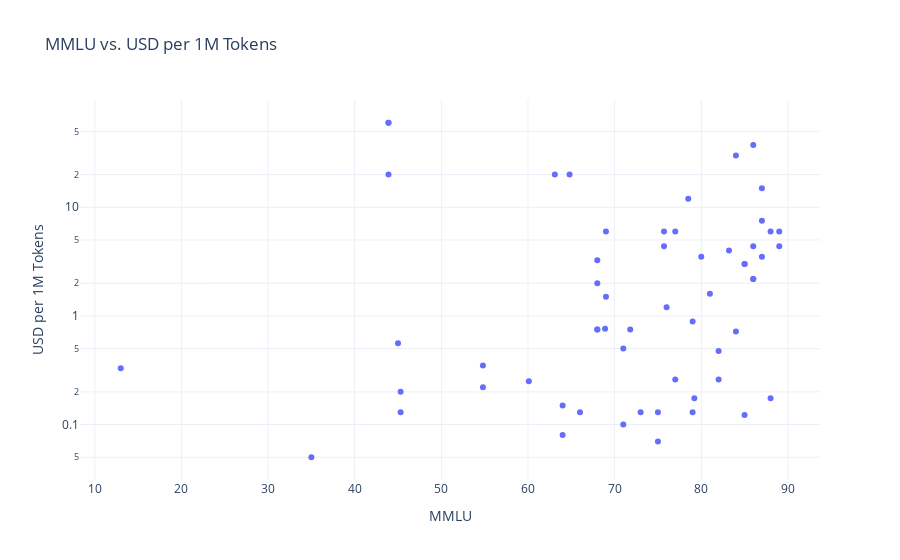

Source (notebook cell):
### Markdown cell above
### Price vs. performance

### Code cell
# Plot 'MMLU' vs. 'USD per 1M Tokens'
fig = px.scatter(aa_df, x='MMLU', y='USD per 1M Tokens', hover_data=['Model Name'], title='MMLU vs. USD per 1M Tokens')
fig.update_layout(yaxis_type='log')
fig.show()

### Figure 1 — Plotly figure (JSON) as saved in the notebook; plotly's stock layout.template omitted (floating-point values rounded to 4 significant figures)
{"data": [{"customdata": [["GPT-3"], ["GPT-3"], ["GPT-3"], ["GPT-3.5"], ["GPT-4"], ["GPT-3.5 Turbo"], ["GPT-3.5 Turbo"], ["Llama-2-Chat-7B"], ["Llama-2-Chat-13B"], ["GPT-4 Turbo"], ["GPT-3.5 Turbo"], ["Llama 2-7B"], ["Llama 2-70B Chat"], ["Llama 2-13B"], ["GPT-3"], ["GPT-3.5 Turbo"], ["Mistral-Small-2024-02"], ["Mistral-Large-2024-02"], ["Claude-3-Opus"], ["Claude-3-Haiku"], ["Claude-3-Sonnet"], ["Llama-3-Instruct-70B"], ["Llama-3-Instruct-8B"], ["Mistral-8x22"], ["Llama 2-13B"], ["Llama 2-7B"], ["GPT-4o-2024-05"], ["Gemini-1.5-Pro-2024-05"], ["Gemini-1.5-Flash-2024-05"], ["Mistral-Large-2-2024-06"], ["Mistral-NeMo"], ["Claude-3.5-Haiku"], ["Claude-3.5-Sonnet-2024-06"], ["Gemma-2-9B"], ["Gemma-2-27B"], ["GPT-4o-mini"], ["Llama-3.1-Instruct-70B"], ["Llama-3.1-Instruct-405B"], ["Llama-3.1-Instruct-8B"], ["GPT-4o-2024-08"], ["Claude Instant"], ["Claude 2"], ["Claude 2.1"], ["Gemini 1.0 Pro"], ["Cohere Command"], ["Cohere Command Light"], ["Command R"], ["Command R+"], ["Gemini-1.5-Pro-2024-09"], ["Gemini-1.5-Flash-2024-09"], ["Llama-3.2-Instruct-3B"], ["Llama-3.2-Instruct-1B"], ["DeepSeek-Coder-V2 236B"], ["Jamba 1.5-Large"], ["o1-mini"], ["o1-preview"], ["Command R+"], ["Reka Core"], ["Mistral 7B"], ["Gemini-1.5-Flash-8B"], ["Claude-3.5-Sonnet-2024-10"], ["GPT-4o-2024-11"], ["Mistral-Large-2-2024-11"], ["o1"], ["DeepSeek-V3"], ["Mistral Small 3"], ["Phi 4"], ["DeepSeek-R1"], ["o1-mini"], ["o3-mini"], ["Gemini 2.0 Flash"]], "hovertemplate": "MMLU=%{x}<br>USD per 1M Tokens=%{y}<br>Model Name=%{customdata[0]}<extra></extra>", "legendgroup": "", "marker": {"color": "#636efa", "symbol": "circle"}, "mode": "markers", "name": "", "orientation": "v", "showlegend": false, "type": "scatter", "x": [43.9, 43.9, 43.9, 64.8, 86, 68, 68, 13, 45, 87, 68, 45.3, 68.9, 54.8, 63.1, 68, 69, 69, 84, 71, 77, 79, 64, 76, 54.8, 45.3, 87, 86, 79, 85, 66, 81, 88, 73, 77, 82, 84, 87, 71, 89, null, 78.5, null, 71.8, null, null, null, 75.7, 86, 75, 64, 35, 79.2, 80, null, null, 75.7, 83.2, 60.1, 75, 89, 86, 85, null, null, 82, 85, null, null, null, 88], "xaxis": "x", "y": [60, 60, 20, 20, 37.5, 2, 3.25, 0.33, 0.56, 15, 0.75, 0.2, 0.7625, 0.35, 20, 0.75, 1.5, 6, 30, 0.5, 6, 0.89, 0.15, 1.2, 0.22, 0.13, 7.5, 2.19, 0.13, 3, 0.13, 1.6, 6, 0.13, 0.26, 0.26, 0.72, 3.5, 0.1, 4.38, 1.2, 12, 12, 0.75, 1.625, 0.375, 0.75, 6, 2.19, 0.13, 0.08, 0.05, 0.175, 3.5, 5.25, 26.25, 4.375, 4, 0.25, 0.07, 6, 4.38, 3, 26.25, 0.4775, 0.475, 0.1225, 0.96, 1.925, 1.925, 0.175], "yaxis": "y"}], "layout": {"legend": {"tracegroupgap": 0}, "title": {"text": "MMLU vs. USD per 1M Tokens"}, "xaxis": {"anchor": "y", "domain": [0, 1], "title": {"text": "MMLU"}}, "yaxis": {"anchor": "x", "domain": [0, 1], "title": {"text": "USD per 1M Tokens"}, "type": "log"}}}
